Frame 1 (no input): blank canvas, image omitted
Frame 60 (the mouse pressed at the canvas centre just before this capture): blank canvas, image omitted
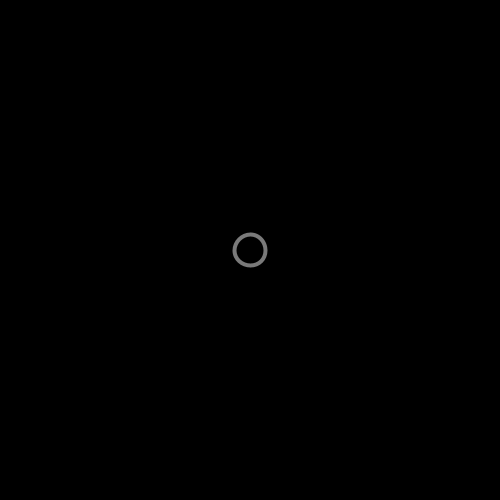
Frame 120 (the mouse held since frame 60 and released just before this capture)

The Processing sketch whose frames 1 and 60 were blank and that drew this single picture after the mouse press (run headless with seeded random() and noise(); from frame 60 on, the mouse is pressed at the canvas centre):

// Processing sketch: sketch_tabell_ringer
// ── sketch_tabell_ringer.pde
/*
Et program som lager noen ringer, igjen basert på musepekerens
posisjon, med hjelp av en tabell.
I motsetning til de andre eksemplene med tabeller, består dette
eksempelet av en egen klasse, Ring, istedenfor en primitiv datatype.
For å lage en ring, trykker man på en av museknappene.
Ringene vil vokse seg større og større.
*/

class Ring
{
  float x,y, diameter;
  boolean on = false;
  void start(float xpos, float ypos)
  {
    x = xpos;
    y = ypos;
    diameter = 1;
    on = true;
  }
  void grow()
  {
    if(on)
    {
      diameter += 0.5;
      if(diameter > 400)
      {
        on = false;
        diameter = 1;
      }
    }
  }
  void display()
  {
    if(on)
    {
      noFill();
      strokeWeight(4);
      stroke(204,153);
      ellipse(x,y,diameter, diameter);
    }
  }
}

Ring[] rings;
int numRings = 50;
int currentRing = 0;
void setup()
{
  size(500,500);
  rings = new Ring[numRings];
  int i = 0;
  while(i < rings.length)
  {
    rings[i] = new Ring();
    i++;
  }
}

void draw()
{
  background(0);
  for(int i = 0; i < rings.length; i++)
  {
    rings[i].grow();
    rings[i].display();
  }
}
void mousePressed()
{
  rings[currentRing].start(mouseX,mouseY);
  currentRing++;
  if(currentRing >= numRings)
    currentRing = 0;
}
